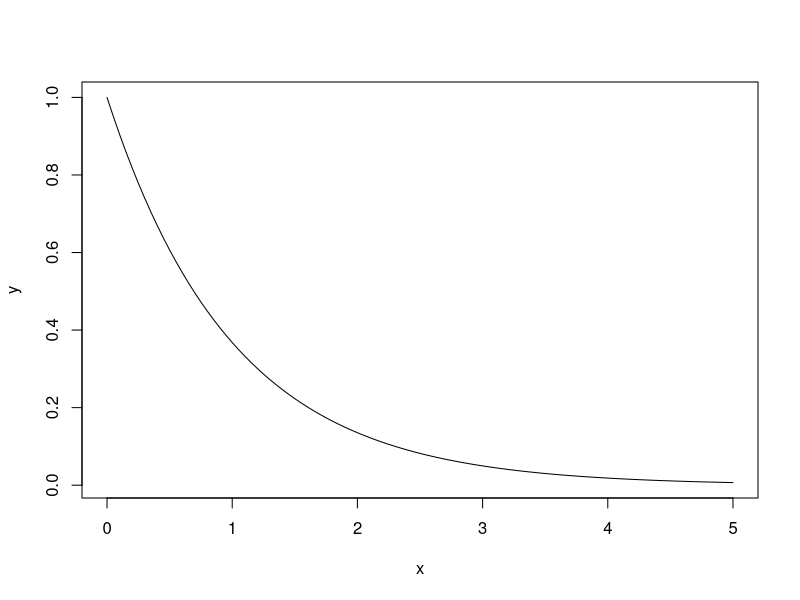
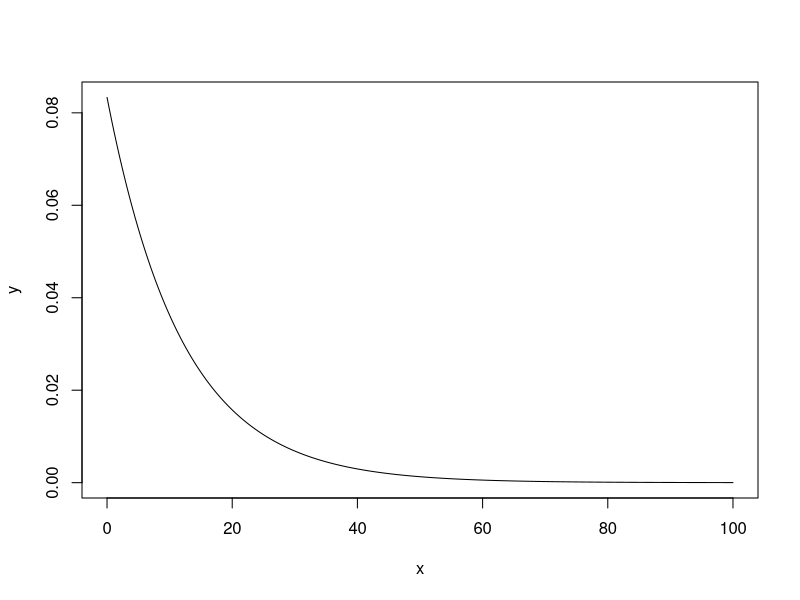
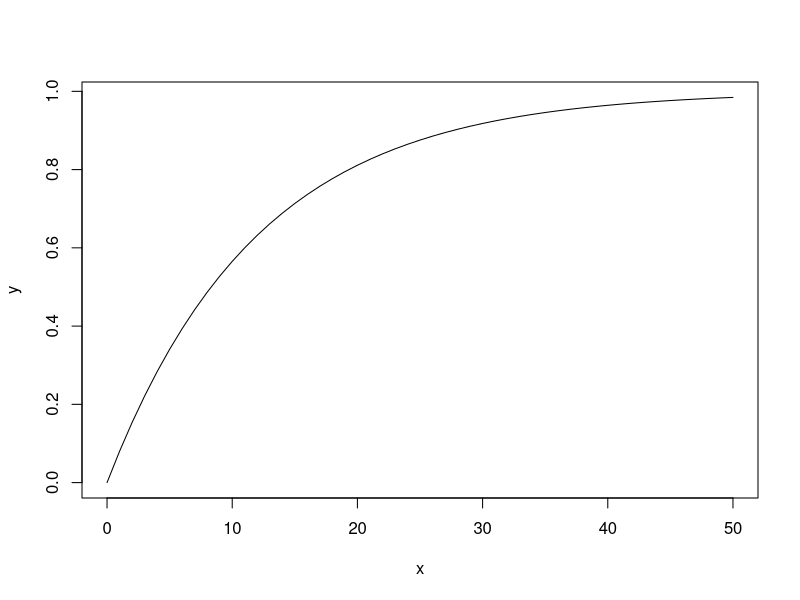
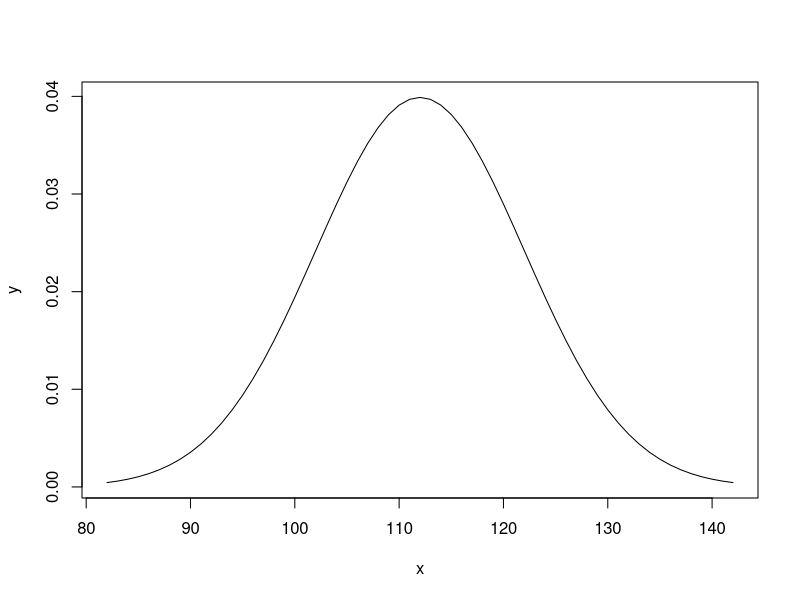
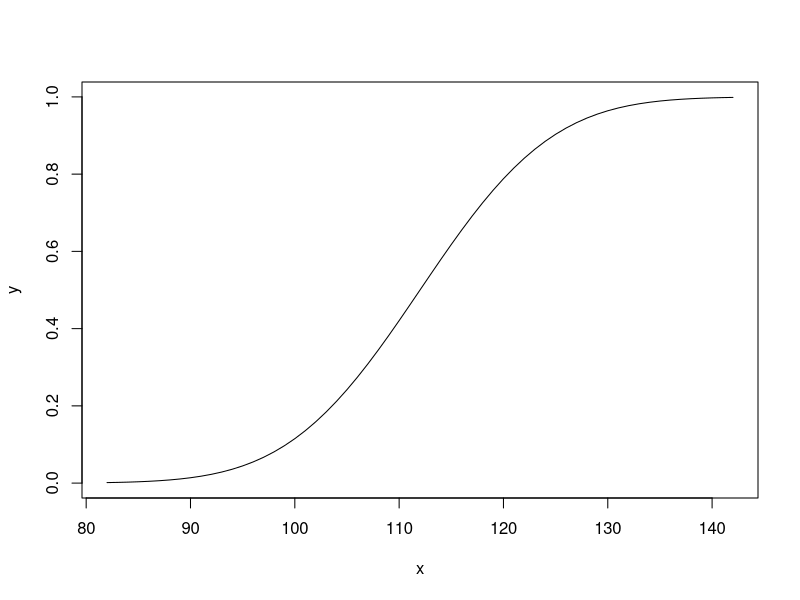

These charts were generated, in order, by the following R code:


##1
#a
pbinom(2, 50, 0.1)
1 - pbinom(2, 50, 0.1)
#b
(1 - pbinom(2, 50, 0.1)) / (1 - pbinom(0, 50, 0.1)) 

#d
1 - phyper(2, 20, 180, 50)




##2
#a
1 - ppois(50, 48)

ppois(50, 48, lower.tail = FALSE)
#b
ppois(55, 48) - ppois(44, 48)
#c
(1 - ppois(54, 48)) / (1 - ppois(39, 48)) 
#d

1 - pnbinom(14, 3, 0.2)


##3
#a


x = seq(0, 5, 0.05)
y = dexp(x, 1)
plot(x, y, type = "l")


#hustota pravdepodobnosti
x = seq(0, 100, 0.05)
y = dexp(x, 1/12)
plot(x, y, type = "l")



#distribucni funkce
x = seq(0, 50)
y = pexp(x, 1/12)
plot(x, y, type = "l")


#b
1 - pexp(13, 1/12)

#c
(1 - pexp(379, 1/365)) / (1 - pexp(365, 1/365))


pexp(379, 1/365) - pexp(365, 1/365)  

#d
qexp(0.9, 1/12)

##4
#a

#hustota pravdepodobnosti
k = 3 # 1 = 0.68, 2 = 0.95, 3 = 0.99
x = seq(112-(10*k), 112+(10*k)) #kolik hodnot v intervalu
y = dnorm(x, 112, 10)
plot(x, y, type="l") ##moznost vykreslit caru..
##

#distribucni funkce
k = 3 # 1 = 0.68, 2 = 0.95, 3 = 0.99
x = seq(112-(10*k), 112+(10*k)) #kolik hodnot v intervalu
y = pnorm(x, 112, 10)
plot(x, y, type="l") ##moznost vykreslit caru..


##vypsat si jednotlive body a zakreslit
#b
(1 - pnorm(119, 112, 10)) + pnorm(90, 112, 10)

v = pnorm(120, 112, 10) - pnorm(90, 112, 10)
v
1 - v
#c
pnorm(105, 112, 10)
#d
qnorm(0.82, 112, 10)




##test
qnorm(0.2, 35, 2)



